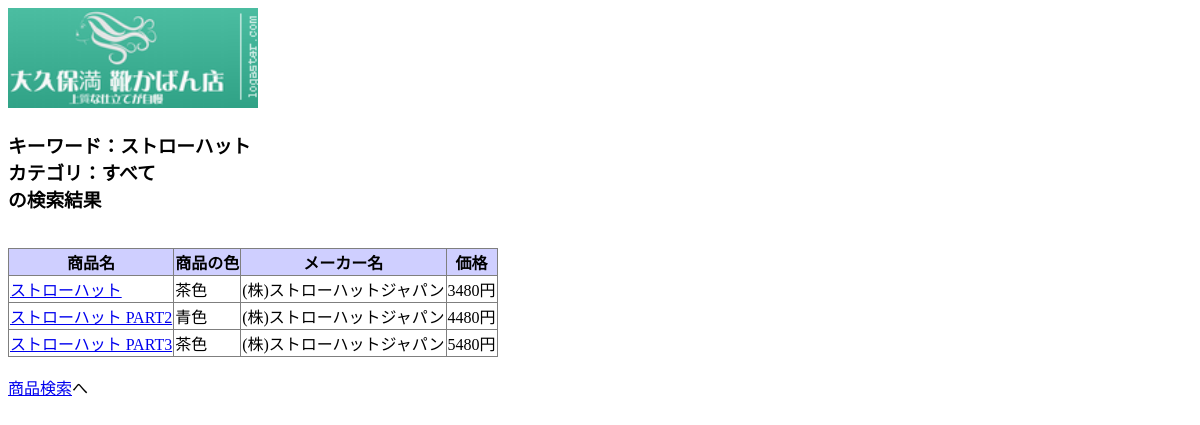
The page /searchResult.php?keyword=ストローハット on the database its author committed.
### tables this page shows
CREATE TABLE items (
    item_id     INTEGER         AUTO_INCREMENT PRIMARY KEY,
    name        VARCHAR(128)    NOT NULL,
    manufacturer VARCHAR(32),
    category_id INTEGER         NOT NULL,
    color       VARCHAR(16),
    price       INTEGER         NOT NULL DEFAULT 0,
    stock       INTEGER         NOT NULL DEFAULT 0,
    recommended BOOLEAN         NOT NULL DEFAULT FALSE,
    FOREIGN KEY (category_id) REFERENCES categories (category_id)
);

### searchResult.php (the view, shortened to what this page needs)
<?php
function h($str)
{
    return htmlspecialchars($str, ENT_QUOTES, 'UTF-8');
}
$req_keyword = $_GET['keyword'];
$req_category = $_GET['category'];
switch ($req_category) {
    default:
        $category[$req_category] = 'すべて';
        break;
}
$conn = mysqli_connect('localhost', 'root', 'P@ssw0rd', 'ecsite');
mysqli_set_charset($conn, 'utf8');
$sql = 'SELECT item_id, name, manufacturer, color, price FROM items WHERE 1 = 1';
if (isset($req_keyword) && $req_keyword !== "") {
    $sql .= ' AND name LIKE \'%' . addcslashes($req_keyword, '\_%') . '%\'';
}
$query_result = mysqli_query($conn, $sql);
$result = array();
while ($row = mysqli_fetch_assoc($query_result)) {
    array_push($result, $row);
}
?>
<!DOCTYPE html>
<html lang="ja">
<head>
<link rel="stylesheet" type="text/css" href="style.css" />
</head>
<body>
	<img border="0" src="3_White_logo_on_color1_181x73.png" width="250"
		height="100" alt="大久保満 靴かばん店">
	<h3>
        キーワード：<?php echo h(($req_keyword!=='')?$req_keyword:'なし')?><br />
        カテゴリ：<?php echo h($category[$req_category])?><br /> の検索結果
	</h3>
	<br />
    <?php
if (! empty($result)) {
        echo "<table>\n";
        echo "    <tr>\n";
        echo "        <th>商品名</th>\n";
        echo "        <th>商品の色</th>\n";
        echo "        <th>メーカー名</th>\n";
        echo "        <th>価格</th>\n";
        echo "    </tr>\n";
        foreach ($result as $row) {
            echo "    <tr>\n";
            echo "        <td><a href=\"itemDetail.php?item_id=" . h($row['item_id']) . "\">" . h($row['name']) . "</a></td>\n";
            echo "        <td>" . h($row['color']) . "</td>\n";
            echo "        <td>" . h($row['manufacturer']) . "</td>\n";
            echo "        <td>" . h($row['price']) . "円</td>\n";
            echo "    </tr>\n";
        }
        echo "</table>\n";
    } else {
        echo "<p>検索条件に合う商品はありません。</p>\n";
    }
    ?>
    <br />
	<a href="index.php">商品検索</a>へ
	<br />
</body>
</html>

### style.css (style rules this page uses)
table { border: 1px #7f7f7f solid; border-collapse: collapse; }
th { background-color: #cfcfff; text-align: center; border: 1px #7f7f7f solid; }
td { background-color: #ffffff; text-align: left; border: 1px #7f7f7f solid; }

### rows shown on the page
items: name "ストローハット", color "茶色", manufacturer "(株)ストローハットジャパン", price "3480"
items: name "ストローハット PART2", color "青色", manufacturer "(株)ストローハットジャパン", price "4480"
items: name "ストローハット PART3", color "茶色", manufacturer "(株)ストローハットジャパン", price "5480"

### other values the page prints
$category[$req_category] "すべて"
